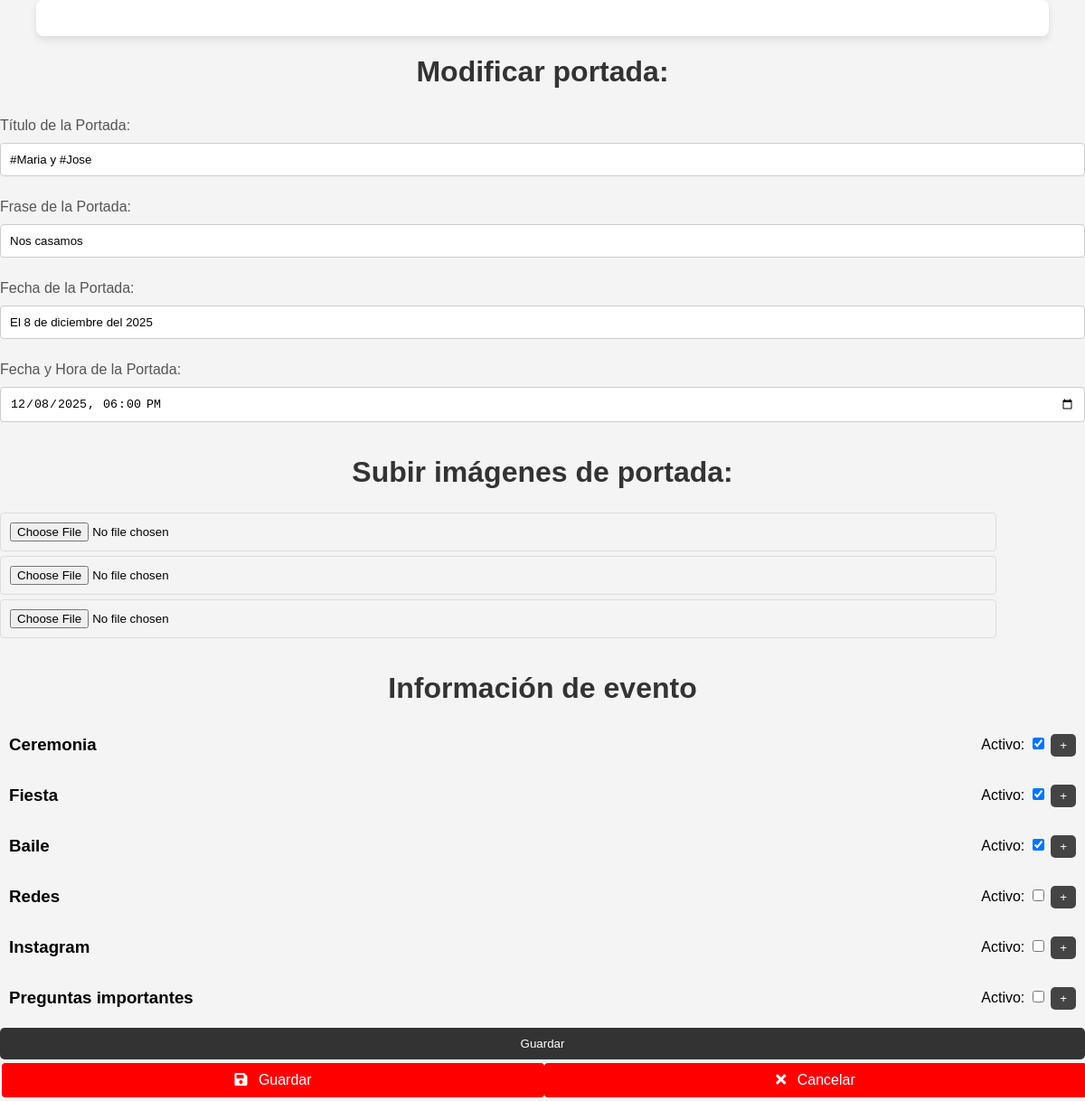
Page /adminqfyAeuJ7hZ/modificar_portada.php (signed in) on the committed database.
### tables this page shows
CREATE TABLE `info_casamiento` (
  `portada_titulo` varchar(255) DEFAULT NULL,
  `portada_frase` varchar(255) DEFAULT NULL,
  `portada_fecha` varchar(255) DEFAULT NULL,
  `portada_fecha_hora` datetime DEFAULT NULL
);

CREATE TABLE `info_eventos` (
  `id` int(11) NOT NULL AUTO_INCREMENT,
  `fecha` date DEFAULT NULL,
  `titulo` varchar(255) DEFAULT NULL,
  `descripcion` text DEFAULT NULL,
  `direccion` varchar(255) DEFAULT NULL,
  `url` text DEFAULT NULL,
  `tipo_visual` enum('imagen','icono') DEFAULT 'imagen',
  `imagen` varchar(255) DEFAULT NULL,
  `icono` varchar(255) DEFAULT NULL,
  `orden` int(10) DEFAULT NULL,
  `activo` tinyint(1) DEFAULT 1,
  PRIMARY KEY (`id`)
);

### adminqfyAeuJ7hZ/info_eventos.php (the view, shortened to what this page needs)
<?php
include_once '../conexion.php';
$query = "SELECT * FROM info_eventos";
$result = mysqli_query($conn, $query);
$eventos = [];
while ($row = mysqli_fetch_assoc($result)) {
    $eventos[] = $row;
}
?>
<!DOCTYPE html>
<html lang="es">
<head>
    <link rel="stylesheet" href="combined-styles.css">
    <link rel="stylesheet" href="https://cdnjs.cloudflare.com/ajax/libs/font-awesome/5.15.4/css/all.min.css">
</head>
<body>
    <h1>Información de evento</h1>
    <form method="post" action="" enctype="multipart/form-data">
        <?php foreach ($eventos as $evento): ?>
            <div class="event-header">
                <h3><?php echo $evento['titulo']; ?></h3>
                <div>
                    <label for="activo_<?php echo $evento['id']; ?>">Activo:</label>
                    <input type="checkbox" name="eventos[<?php echo $evento['id']; ?>][activo]" id="activo_<?php echo $evento['id']; ?>" <?php echo $evento['activo'] ? 'checked' : ''; ?>>
                    <button type="button" class="toggle-details" onclick="toggleDetails(<?php echo $evento['id']; ?>)">+</button>
                </div>
            </div>
        <?php endforeach; ?>
        <button type="submit">Guardar</button>
    </form>
</body>
</html>

### adminqfyAeuJ7hZ/modificar_portada.php (shortened to what this page needs)
<?php
include_once '../conexion.php';
$query = "SELECT portada_titulo, portada_frase, portada_fecha, portada_fecha_hora FROM info_casamiento";
$result = mysqli_query($conn, $query);
if ($result && mysqli_num_rows($result) > 0) {
    $row = mysqli_fetch_assoc($result);
    $portada_titulo = $row['portada_titulo'];
    $portada_frase = $row['portada_frase'];
    $portada_fecha = $row['portada_fecha'];
    $portada_fecha_hora = $row['portada_fecha_hora'];
} else {
    $portada_titulo = "";
    $portada_frase = "";
    $portada_fecha = "";
    $portada_fecha_hora = "";
}
?>
<!DOCTYPE html>
<html lang="es">
<head>
    <link rel="stylesheet" href="combined-styles.css">
    <link rel="stylesheet" href="https://cdnjs.cloudflare.com/ajax/libs/font-awesome/5.15.4/css/all.min.css">
</head>
<body>
        <div class="container">
        </div>
    <h1>Modificar portada:</h1>
        <form method="post" action="" enctype="multipart/form-data" class="formulario">
            <div class="form-group">
                <label for="portada_titulo">Título de la Portada:</label>
                <input type="text" name="portada_titulo" id="portada_titulo" value="<?php echo $portada_titulo; ?>" required>
            </div>
            <div class="form-group">
                <label for="portada_frase">Frase de la Portada:</label>
                <input type="text" name="portada_frase" id="portada_frase" value="<?php echo $portada_frase; ?>" required>
            </div>
            <div class="form-group">
                <label for="portada_fecha">Fecha de la Portada:</label>
                <input type="text" name="portada_fecha" id="portada_fecha" value="<?php echo $portada_fecha; ?>" required>
            </div>
            <div class="form-group">
                <label for="portada_fecha_hora">Fecha y Hora de la Portada:</label>
                <input type="datetime-local" name="portada_fecha_hora" id="portada_fecha_hora" value="<?php echo $portada_fecha_hora; ?>" required>
            </div>
            <div class="form-group">
                <h1>Subir imágenes de portada:</h1>
                <input type="file" name="slider-1" accept="image/*">
                <input type="file" name="slider-2" accept="image/*">
                <input type="file" name="slider-3" accept="image/*">
            </div>
            <?php include 'info_eventos.php'; ?>
            <div class="confirmacion-body">
                <div>
                    <button type="submit" class="button">
                        <i class="fas fa-save"></i> Guardar
                    </button>
                </div>
                <div>
                    <button type="button" class="button" onclick="window.history.back();">
                        <i class="fas fa-times"></i> Cancelar
                    </button>
                </div>
            </div>
        </form>
</body>
</html>

### adminqfyAeuJ7hZ/combined-styles.css (style rules this page uses)
body { font-family: 'Arial', sans-serif; background-color: #f4f4f4; margin: 0; padding: 0; display: flex; flex-direction: column; min-height: 100vh; }
.container { max-width: 90%; margin: auto; padding: 20px; background-color: #fff; border-radius: 8px; box-shadow: 0 4px 8px rgba(0, 0, 0, 0.1); flex: 1; }
h1, h2 { text-align: center; color: #333; }
.formulario { display: flex; flex-direction: column; }
.formulario label { margin-top: 10px; }
.formulario input { padding: 8px; margin-top: 5px; border: 1px solid #ddd; border-radius: 4px; }
.button { background-color: #4CAF50; color: white; border: none; padding: 10px 20px; font-size: 1em; cursor: pointer; border-radius: 5px; margin-top: 20px; align-self: center; }
.button { background-color: #FF0000; border: none; color: white; padding: 10px 20px; text-align: center; text-decoration: none; display: inline-block; font-size: 16px; margin: 4px 2px; cursor: pointer; border-radius: 4px; width: 100%; box-sizing: border-box; }
.button i { margin-right: 8px; }
body { font-family: Arial, sans-serif; background-color: #f4f4f4; margin: 0; padding: 0; }
.container { width: 90%; margin: auto; overflow: hidden; flex: 1; }
h1 { text-align: center; color: #333; }
button { background-color: #333333; color: white; border: none; padding: 10px 20px; cursor: pointer; border-radius: 5px; transition: background-color 0.3s; }
.confirmacion-header, .confirmacion-body, .confirmacion-footer { display: flex; justify-content: space-between; }
.confirmacion-header div, .confirmacion-body div, .confirmacion-footer div { flex: 1; text-align: center; }
.confirmacion-body div { font-weight: bold; }
.form-group { margin-bottom: 15px; }
.form-group input { width: 90%; padding: 10px; border: 1px solid #ddd; border-radius: 4px; margin-top: 5px; }
.event-header { display: flex; justify-content: space-between; align-items: center; background-color: #f4f4f4; padding: 10px; border-radius: 5px; margin-bottom: 10px; }
.event-header h3 { margin: 0; }
.toggle-details { cursor: pointer; background-color: #444; color: white; border: none; padding: 5px 10px; border-radius: 5px; }
.form-group label { display: block; margin-bottom: 5px; color: #555; }
.form-group input[type="text"], .form-group input[type="datetime-local"], .form-group textarea, .form-group select { width: 100%; padding: 10px; border: 1px solid #ccc; border-radius: 4px; box-sizing: border-box; }
.form-group input[type="file"] { padding: 10px; }
body { font-family: sans-serif; margin: 0; background-color: #f4f4f4; }

### rows in the picture
info_casamiento: portada_titulo "#Maria y #Jose", portada_frase "Nos casamos", portada_fecha "El 8 de diciembre del 2025", portada_fecha_hora "12/08/2025 18:00"
info_eventos: titulo "Ceremonia", activo "☑"
info_eventos: titulo "Fiesta", activo "☑"
info_eventos: titulo "Baile", activo "☑"
info_eventos: titulo "Redes"
info_eventos: titulo "Instagram"
info_eventos: titulo "Preguntas importantes"
